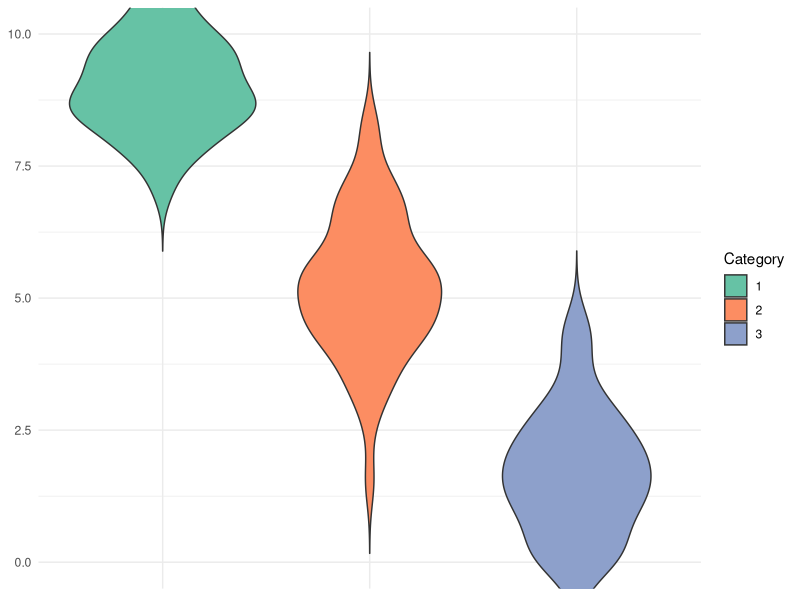

Reproduce this figure in R.
# Load ggplot2 library
library(ggplot2)

# Create example data without explicit labels
set.seed(123)
data <- data.frame(
  Category = factor(rep(1:3, each = 50)), # Numeric categories 1, 2, 3
  Value = c(rnorm(50, mean = 9, sd = 1),  # Top position
            rnorm(50, mean = 5, sd = 1.5), # Middle position
            rnorm(50, mean = 2, sd = 1.2)) # Bottom position
)

# Create the violin plot
violin_plot <- ggplot(data, aes(x = Category, y = Value, fill = Category)) +
  geom_violin(trim = FALSE) +
  labs(
    x = NULL,  # No x-axis label
    y = NULL   # No y-axis label
  ) +
  theme_minimal() +
  theme(axis.text.x = element_blank(),  # Remove x-axis text
        axis.ticks.x = element_blank()) +  # Remove x-axis ticks
  scale_fill_brewer(palette = "Set2") +
  coord_cartesian(ylim = c(0, 10)) # Ensures all violins fit well

# Display the plot
print(violin_plot)
